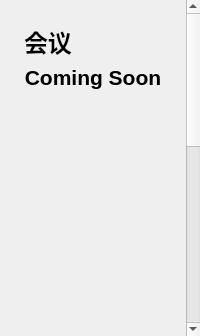
<?xml version="1.0" encoding="UTF-8"?>
<ui version="4.0">
 <class>ConferencesPage</class>
 <widget class="QWidget" name="conferencesPage"><layout class="QVBoxLayout" name="conferencesRootVerticalLayout">
  <property name="leftMargin"><number>0</number></property><property name="topMargin"><number>0</number></property><property name="rightMargin"><number>0</number></property><property name="bottomMargin"><number>0</number></property>
  <item><widget class="QScrollArea" name="conferencesScrollArea"><property name="widgetResizable"><bool>true</bool></property><property name="horizontalScrollBarPolicy"><enum>Qt::ScrollBarAlwaysOff</enum></property><property name="verticalScrollBarPolicy"><enum>Qt::ScrollBarAsNeeded</enum></property><property name="frameShape"><enum>QFrame::NoFrame</enum></property>
   <widget class="QWidget" name="conferencesContentWidget"><property name="minimumSize"><size><width>0</width><height>780</height></size></property><layout class="QVBoxLayout" name="conferencesContentVerticalLayout"><property name="leftMargin"><number>24</number></property><property name="topMargin"><number>24</number></property><property name="rightMargin"><number>24</number></property><property name="bottomMargin"><number>24</number></property>
    <item><widget class="QLabel" name="pageTitleLabel"><property name="font"><font><pointsize>18</pointsize><bold>true</bold></font></property><property name="text"><string>会议</string></property></widget></item>
    <item><widget class="QLabel" name="comingSoonStatusLabel"><property name="alignment"><set>Qt::AlignCenter</set></property><property name="font"><font><pointsize>16</pointsize><bold>true</bold></font></property><property name="text"><string>Coming Soon</string></property></widget></item>
    <item><spacer name="conferencesVerticalSpacer"><property name="orientation"><enum>Qt::Vertical</enum></property><property name="sizeHint" stdset="0"><size><width>20</width><height>560</height></size></property></spacer></item>
   </layout></widget>
  </widget></item>
 </layout></widget>
 <resources/><connections/>
</ui>
